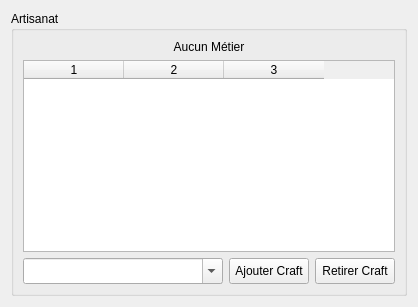
       <widget class="QWidget" name="job_tab">
        <attribute name="icon">
         <iconset resource="../Resources.qrc">
          <normaloff>:/Resources/job.png</normaloff>:/Resources/job.png</iconset>
        </attribute>
        <attribute name="title">
         <string/>
        </attribute>
        <layout class="QVBoxLayout" name="verticalLayout_21">
         <item>
          <layout class="QGridLayout" name="gridLayout_12">
           <item row="2" column="0">
            <widget class="QGroupBox" name="groupBox_6">
             <property name="title">
              <string>Artisanat</string>
             </property>
             <layout class="QVBoxLayout" name="verticalLayout_23">
              <item>
               <widget class="QLabel" name="jobs_list_label">
                <property name="text">
                 <string>Aucun Métier</string>
                </property>
                <property name="alignment">
                 <set>Qt::AlignCenter</set>
                </property>
               </widget>
              </item>
              <item>
               <layout class="QVBoxLayout" name="verticalLayout_22">
                <item>
                 <widget class="QTableWidget" name="craft_table">
                  <property name="rowCount">
                   <number>0</number>
                  </property>
                  <property name="columnCount">
                   <number>3</number>
                  </property>
                  <column/>
                  <column/>
                  <column/>
                 </widget>
                </item>
                <item>
                 <layout class="QHBoxLayout" name="horizontalLayout_32">
                  <item>
                   <widget class="QComboBox" name="craft_comboBox">
                    <property name="sizePolicy">
                     <sizepolicy hsizetype="Expanding" vsizetype="Fixed">
                      <horstretch>0</horstretch>
                      <verstretch>0</verstretch>
                     </sizepolicy>
                    </property>
                    <property name="minimumSize">
                     <size>
                      <width>200</width>
                      <height>26</height>
                     </size>
                    </property>
                    <property name="maximumSize">
                     <size>
                      <width>16777215</width>
                      <height>28</height>
                     </size>
                    </property>
                    <property name="autoFillBackground">
                     <bool>false</bool>
                    </property>
                    <property name="editable">
                     <bool>true</bool>
                    </property>
                    <property name="currentText">
                     <string/>
                    </property>
                   </widget>
                  </item>
                  <item>
                   <widget class="QPushButton" name="add_craft_button">
                    <property name="sizePolicy">
                     <sizepolicy hsizetype="Minimum" vsizetype="Minimum">
                      <horstretch>0</horstretch>
                      <verstretch>0</verstretch>
                     </sizepolicy>
                    </property>
                    <property name="maximumSize">
                     <size>
                      <width>110</width>
                      <height>16777215</height>
                     </size>
                    </property>
                    <property name="text">
                     <string>Ajouter Craft</string>
                    </property>
                   </widget>
                  </item>
                  <item>
                   <widget class="QPushButton" name="remove_craft_button">
                    <property name="sizePolicy">
                     <sizepolicy hsizetype="Minimum" vsizetype="Minimum">
                      <horstretch>0</horstretch>
                      <verstretch>0</verstretch>
                     </sizepolicy>
                    </property>
                    <property name="maximumSize">
                     <size>
                      <width>105</width>
                      <height>16777215</height>
                     </size>
                    </property>
                    <property name="toolTip">
                     <string>Supprimer la recette sélectionnée</string>
                    </property>
                    <property name="toolTipDuration">
                     <number>-1</number>
                    </property>
                    <property name="text">
                     <string>Retirer Craft</string>
                    </property>
                   </widget>
                  </item>
                 </layout>
                </item>
               </layout>
              </item>
             </layout>
            </widget>
           </item>
          </layout>
         </item>
        </layout>
       </widget>
